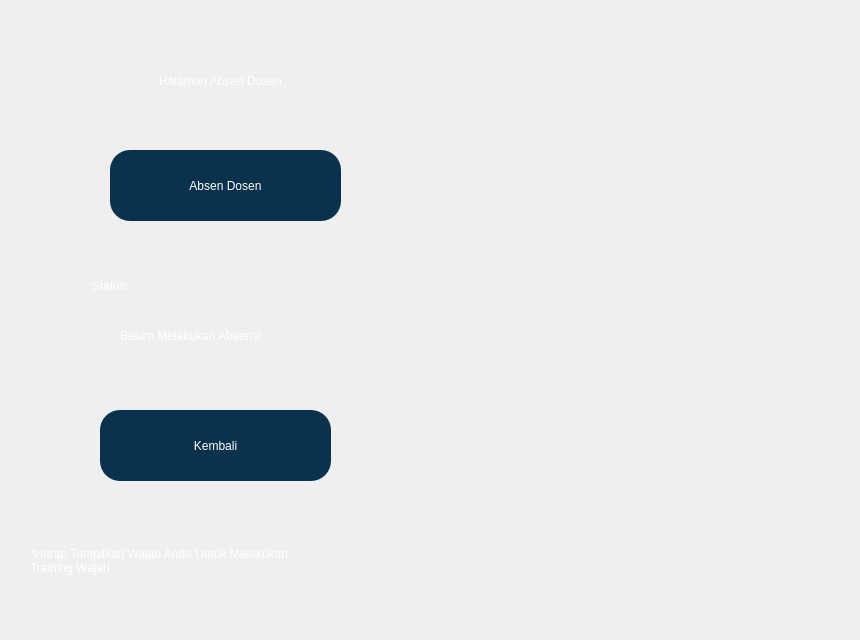
   <widget class="QWidget" name="tab_4">
    <attribute name="title">
     <string>Absen Dosen</string>
    </attribute>
    <widget class="QLabel" name="label_10">
     <property name="geometry">
      <rect>
       <x>0</x>
       <y>0</y>
       <width>851</width>
       <height>631</height>
      </rect>
     </property>
     <property name="text">
      <string/>
     </property>
     <property name="pixmap">
      <pixmap>Absen.png</pixmap>
     </property>
     <property name="scaledContents">
      <bool>true</bool>
     </property>
     <property name="alignment">
      <set>Qt::AlignCenter</set>
     </property>
     <property name="wordWrap">
      <bool>true</bool>
     </property>
    </widget>
    <widget class="QLabel" name="label_11">
     <property name="geometry">
      <rect>
       <x>100</x>
       <y>40</y>
       <width>241</width>
       <height>81</height>
      </rect>
     </property>
     <property name="styleSheet">
      <string notr="true">color: rgb(255, 255, 255);
font: 75 24pt &quot;Times New Roman&quot;;
background-color: rgba(255, 255, 255, 0);</string>
     </property>
     <property name="text">
      <string>Halaman Absen Dosen</string>
     </property>
     <property name="scaledContents">
      <bool>false</bool>
     </property>
     <property name="alignment">
      <set>Qt::AlignCenter</set>
     </property>
     <property name="wordWrap">
      <bool>true</bool>
     </property>
    </widget>
    <widget class="QPushButton" name="RECORD">
     <property name="geometry">
      <rect>
       <x>110</x>
       <y>150</y>
       <width>231</width>
       <height>71</height>
      </rect>
     </property>
     <property name="styleSheet">
      <string notr="true">QPushButton#RECORD {
	font: 75 10pt &quot;Times New Roman&quot;;
	background-color: rgb(10, 50, 76);
	border-radius:20px;
	border-bottom: rgba(0,0,0,100);
	color: rgb(255, 255, 255);
}

QPushButton#RECORD:hover {
	background-color: rgb(10, 60, 76);

}
</string>
     </property>
     <property name="text">
      <string>Absen Dosen</string>
     </property>
    </widget>
    <widget class="QLabel" name="label_12">
     <property name="geometry">
      <rect>
       <x>40</x>
       <y>260</y>
       <width>141</width>
       <height>51</height>
      </rect>
     </property>
     <property name="styleSheet">
      <string notr="true">color: rgb(255, 255, 255);
font: 75 18pt &quot;Times New Roman&quot;;
background-color: rgba(255, 255, 255, 0);</string>
     </property>
     <property name="text">
      <string>Status:</string>
     </property>
     <property name="scaledContents">
      <bool>false</bool>
     </property>
     <property name="alignment">
      <set>Qt::AlignCenter</set>
     </property>
     <property name="wordWrap">
      <bool>true</bool>
     </property>
    </widget>
    <widget class="QLabel" name="currentprocess">
     <property name="geometry">
      <rect>
       <x>70</x>
       <y>310</y>
       <width>241</width>
       <height>51</height>
      </rect>
     </property>
     <property name="styleSheet">
      <string notr="true">color: rgb(255, 255, 255);
font: 75 16pt &quot;Times New Roman&quot;;
background-color: rgba(255, 255, 255, 0);</string>
     </property>
     <property name="text">
      <string>Belum Melakukan Absensi</string>
     </property>
     <property name="scaledContents">
      <bool>false</bool>
     </property>
     <property name="alignment">
      <set>Qt::AlignCenter</set>
     </property>
     <property name="wordWrap">
      <bool>true</bool>
     </property>
    </widget>
    <widget class="QPushButton" name="ATTENDANCEBACK">
     <property name="geometry">
      <rect>
       <x>100</x>
       <y>410</y>
       <width>231</width>
       <height>71</height>
      </rect>
     </property>
     <property name="styleSheet">
      <string notr="true">QPushButton#ATTENDANCEBACK {
	font: 75 10pt &quot;Times New Roman&quot;;
	background-color: rgb(10, 50, 76);
	border-radius:20px;
	border-bottom: rgba(0,0,0,100);
	color: rgb(255, 255, 255);
}

QPushButton#ATTENDANCEBACK:hover {
	background-color: rgb(10, 60, 76);

}
</string>
     </property>
     <property name="text">
      <string>Kembali</string>
     </property>
    </widget>
    <widget class="QLabel" name="currentprocess_2">
     <property name="geometry">
      <rect>
       <x>30</x>
       <y>540</y>
       <width>261</width>
       <height>41</height>
      </rect>
     </property>
     <property name="styleSheet">
      <string notr="true">color: rgb(255, 255, 255);
font: 75 10pt &quot;Times New Roman&quot;;
background-color: rgba(255, 255, 255, 0);</string>
     </property>
     <property name="text">
      <string>*Harap Tampilkan Wajah Anda Untuk Melakukan Training Wajah</string>
     </property>
     <property name="scaledContents">
      <bool>false</bool>
     </property>
     <property name="alignment">
      <set>Qt::AlignLeading|Qt::AlignLeft|Qt::AlignVCenter</set>
     </property>
     <property name="wordWrap">
      <bool>true</bool>
     </property>
    </widget>
   </widget>
